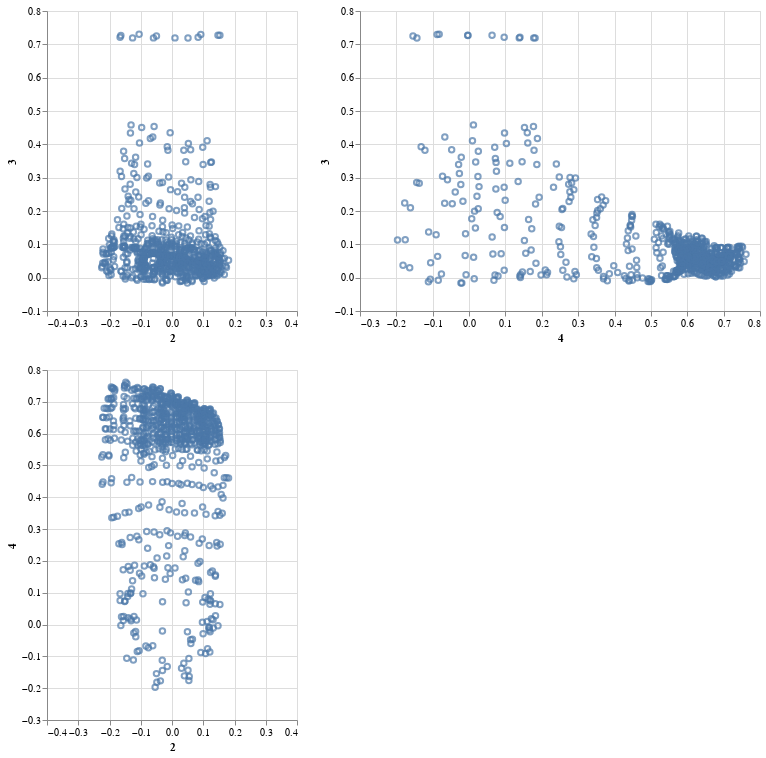

Notebook cell for this chart:
### Code cell
vertex_point = (xz_point | yz_point) & xy_point
vertex_point

### Figure 1 — Vega specification as saved in the notebook (floating-point values rounded to 4 significant figures; data arrays with more than 128 entries replaced by an {"elided": "..."} marker saying what was removed)
{"$schema": "https://vega.github.io/schema/vega/v5.json", "data": [{"name": "source_0"}, {"name": "data_0", "values": {"elided": "800 records"}}, {"name": "data_1", "values": {"elided": "800 records"}}, {"name": "data_2", "values": {"elided": "800 records"}}], "signals": [{"name": "concat_0_height", "value": 300}, {"name": "concat_0_concat_0_width", "value": 250}, {"name": "concat_0_concat_1_width", "value": 400}, {"name": "concat_1_width", "value": 250}, {"name": "concat_1_height", "value": 350}], "marks": [{"type": "group", "name": "concat_0_group", "marks": [{"type": "group", "name": "concat_0_concat_0_group", "encode": {"update": {"width": {"signal": "concat_0_concat_0_width"}, "height": {"signal": "concat_0_height"}}}, "marks": [{"type": "symbol", "name": "concat_0_concat_0_marks", "from": {"data": "data_0"}, "encode": {"update": {"opacity": {"value": 0.7}, "fill": {"value": "transparent"}, "stroke": {"value": "#4c78a8"}, "x": {"field": "2", "scale": "concat_0_concat_0_x"}, "y": {"field": "3", "scale": "concat_0_concat_0_y"}}}, "style": ["point"]}], "axes": [{"scale": "concat_0_concat_0_x", "tickCount": {"signal": "ceil(concat_0_concat_0_width/40)"}, "domain": false, "minExtent": 0, "labels": false, "grid": true, "zindex": 0, "orient": "bottom", "gridScale": "concat_0_concat_0_y", "aria": false, "ticks": false, "maxExtent": 0}, {"scale": "concat_0_concat_0_y", "ticks": false, "orient": "left", "minExtent": 0, "tickCount": {"signal": "ceil(concat_0_height/40)"}, "domain": false, "grid": true, "labels": false, "aria": false, "maxExtent": 0, "gridScale": "concat_0_concat_0_x", "zindex": 0}, {"scale": "concat_0_concat_0_x", "zindex": 0, "labelFlush": true, "grid": false, "labelOverlap": true, "orient": "bottom", "title": "2", "tickCount": {"signal": "ceil(concat_0_concat_0_width/40)"}}, {"scale": "concat_0_concat_0_y", "tickCount": {"signal": "ceil(concat_0_height/40)"}, "grid": false, "title": "3", "orient": "left", "zindex": 0, "labelOverlap": true}], "style": "cell"}, {"type": "group", "name": "concat_0_concat_1_group", "encode": {"update": {"width": {"signal": "concat_0_concat_1_width"}, "height": {"signal": "concat_0_height"}}}, "marks": [{"type": "symbol", "name": "concat_0_concat_1_marks", "from": {"data": "data_1"}, "encode": {"update": {"opacity": {"value": 0.7}, "y": {"field": "3", "scale": "concat_0_concat_1_y"}, "x": {"field": "4", "scale": "concat_0_concat_1_x"}, "stroke": {"value": "#4c78a8"}, "fill": {"value": "transparent"}}}, "style": ["point"]}], "axes": [{"scale": "concat_0_concat_1_x", "zindex": 0, "aria": false, "domain": false, "orient": "bottom", "minExtent": 0, "grid": true, "gridScale": "concat_0_concat_1_y", "tickCount": {"signal": "ceil(concat_0_concat_1_width/40)"}, "labels": false, "maxExtent": 0, "ticks": false}, {"scale": "concat_0_concat_1_y", "grid": true, "domain": false, "labels": false, "gridScale": "concat_0_concat_1_x", "aria": false, "ticks": false, "orient": "left", "maxExtent": 0, "zindex": 0, "tickCount": {"signal": "ceil(concat_0_height/40)"}, "minExtent": 0}, {"scale": "concat_0_concat_1_x", "title": "4", "labelOverlap": true, "zindex": 0, "tickCount": {"signal": "ceil(concat_0_concat_1_width/40)"}, "labelFlush": true, "orient": "bottom", "grid": false}, {"scale": "concat_0_concat_1_y", "grid": false, "tickCount": {"signal": "ceil(concat_0_height/40)"}, "zindex": 0, "orient": "left", "labelOverlap": true, "title": "3"}], "style": "cell"}], "layout": {"padding": 20, "bounds": "full", "align": "each"}}, {"type": "group", "name": "concat_1_group", "encode": {"update": {"width": {"signal": "concat_1_width"}, "height": {"signal": "concat_1_height"}}}, "marks": [{"type": "symbol", "name": "concat_1_marks", "from": {"data": "data_2"}, "encode": {"update": {"x": {"field": "2", "scale": "concat_1_x"}, "stroke": {"value": "#4c78a8"}, "y": {"field": "4", "scale": "concat_1_y"}, "opacity": {"value": 0.7}, "fill": {"value": "transparent"}}}, "style": ["point"]}], "axes": [{"scale": "concat_1_x", "zindex": 0, "grid": true, "aria": false, "orient": "bottom", "tickCount": {"signal": "ceil(concat_1_width/40)"}, "domain": false, "maxExtent": 0, "minExtent": 0, "gridScale": "concat_1_y", "labels": false, "ticks": false}, {"scale": "concat_1_y", "zindex": 0, "grid": true, "labels": false, "gridScale": "concat_1_x", "aria": false, "maxExtent": 0, "minExtent": 0, "domain": false, "tickCount": {"signal": "ceil(concat_1_height/40)"}, "ticks": false, "orient": "left"}, {"scale": "concat_1_x", "title": "2", "tickCount": {"signal": "ceil(concat_1_width/40)"}, "zindex": 0, "grid": false, "labelFlush": true, "labelOverlap": true, "orient": "bottom"}, {"scale": "concat_1_y", "orient": "left", "labelOverlap": true, "title": "4", "zindex": 0, "tickCount": {"signal": "ceil(concat_1_height/40)"}, "grid": false}], "style": "cell"}], "scales": [{"name": "concat_0_concat_0_x", "type": "linear", "domain": [-0.4, 0.4], "range": [0, {"signal": "concat_0_concat_0_width"}], "zero": true}, {"name": "concat_0_concat_0_y", "type": "linear", "domain": [-0.1, 0.8], "range": [{"signal": "concat_0_height"}, 0], "zero": true}, {"name": "concat_0_concat_1_x", "type": "linear", "domain": [-0.3, 0.8], "range": [0, {"signal": "concat_0_concat_1_width"}], "zero": true}, {"name": "concat_0_concat_1_y", "type": "linear", "domain": [-0.1, 0.8], "range": [{"signal": "concat_0_height"}, 0], "zero": true}, {"name": "concat_1_x", "type": "linear", "domain": [-0.4, 0.4], "range": [0, {"signal": "concat_1_width"}], "zero": true}, {"name": "concat_1_y", "type": "linear", "domain": [-0.3, 0.8], "range": [{"signal": "concat_1_height"}, 0], "zero": true}], "background": "white", "padding": 5, "layout": {"padding": 20, "columns": 1, "bounds": "full", "align": "each"}}
